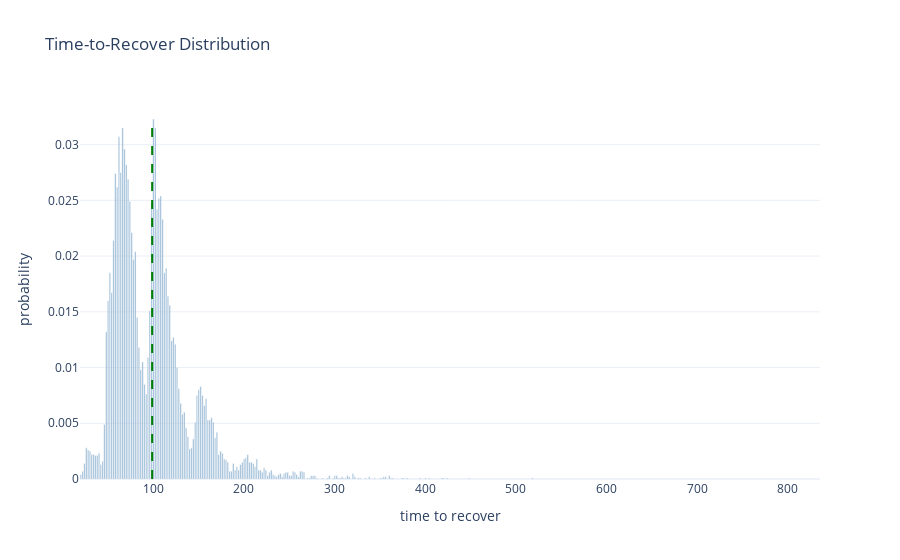
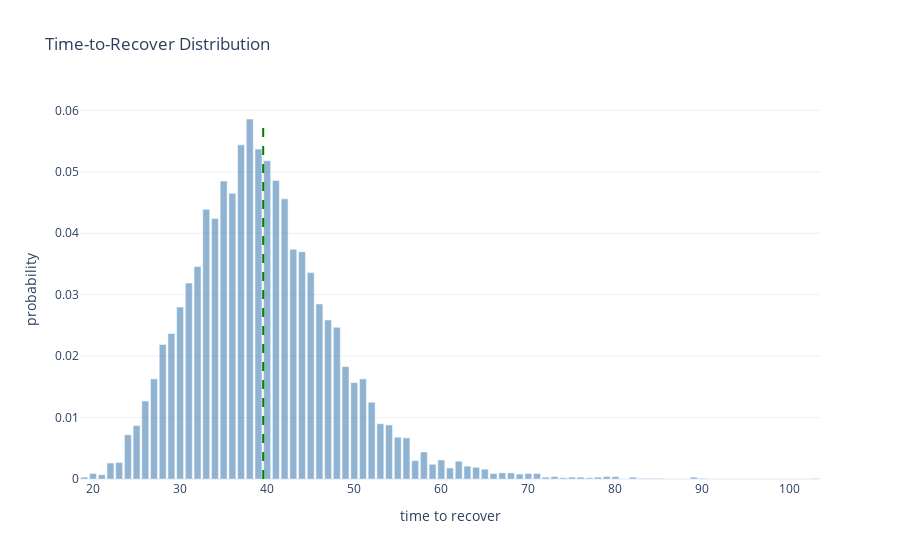
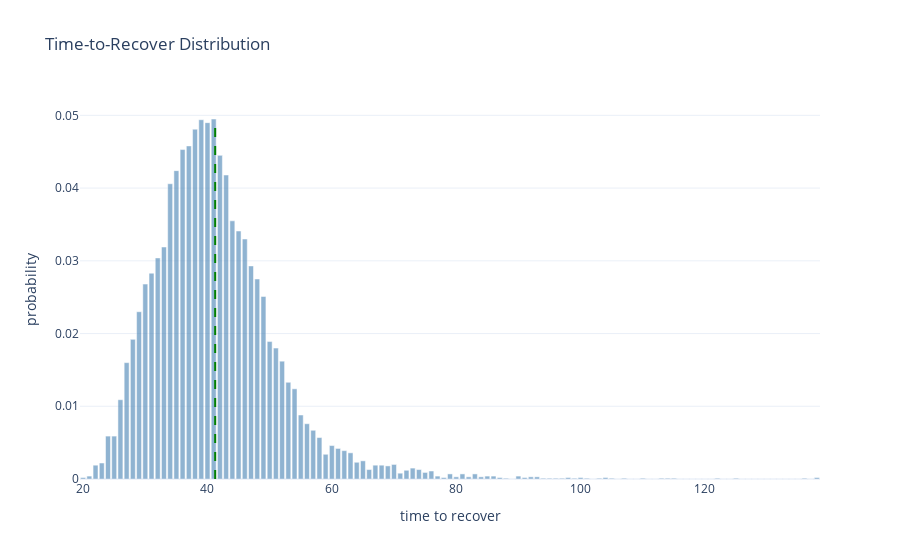
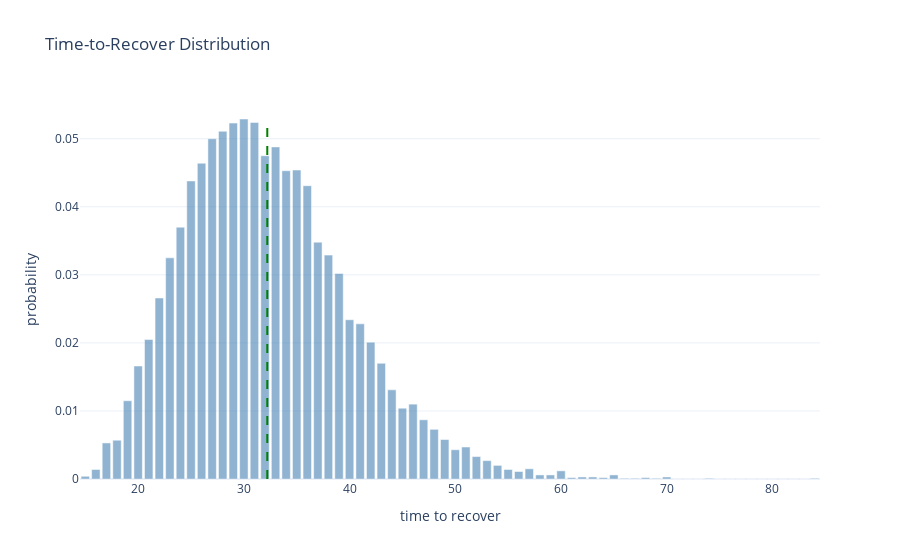

Notebook code cell kept with these figures, in order:
### Code cell
# Just restart the notebook and it will run all benchmarks again.
# Cached benchmarks are stored in memory and reused if the source file did not change.


from pprint import pprint


def compute_sha1(path):
    """Return SHA1 hash of the file's contents."""
    with open(path, "rb") as f:
        return hashlib.sha1(f.read()).hexdigest()


def load_module(name):
    """Import or reload impls.<name>."""
    full_name = "impls." + name

    if full_name in globals():
        module = importlib.reload(globals()[full_name])
    else:
        module = importlib.import_module(full_name)
        globals()[full_name] = module

    return module


def report(stats):
    render_distribution(stats)
    pprint(stats["metrics"])


# Iterate over implementation files
for file in IMPLS_DIR.glob("*.py"):
    name = file.stem

    # Skip interface and private modules
    if name == "_interface" or name.startswith("_"):
        continue

    print("Found implementation:", name)

    file_hash = compute_sha1(file)

    # If cached: check whether file changed
    if name in benchmark_cache:
        cached = benchmark_cache[name]
        cached_hash = cached["hash"]
        cached_stats = cached["stats"]

        if cached_hash == file_hash:
            print("  No changes. Using cached benchmark.")
            report(cached_stats)
            continue
        else:
            print("  File changed. Reloading and benchmarking again.")
    else:
        print("  First time seen. Benchmarking.")

    # Load/reload implementation
    module = load_module(name)

    # Require expected constructors
    if not hasattr(module, "producer_constructor") or not hasattr(
        module, "recoverer_constructor"
    ):
        print("  Missing constructors. Skipping.\n")
        continue

    N = 5
    D = 2**20
    producer_constructor = module.producer_constructor
    recoverer_constructor = module.recoverer_constructor
    D = getattr(module, "override_D", lambda _: D)(N)
    skip = getattr(module, "skip", False)

    if skip:
        print("  Marked for skip")
        continue

    # Run benchmark
    stats = visual_benchmark(
        producer_constructor,
        recoverer_constructor,
        N=N,
        D=D,
        passes=10000,
    )

    # Store into cache
    benchmark_cache[name] = {
        "hash": file_hash,
        "stats": stats,
    }

    # Render the new result
    report(stats)

### Figure 1 — Plotly figure (JSON) as saved in the notebook; plotly's stock layout.template omitted (floating-point values rounded to 4 significant figures; data arrays with more than 128 entries replaced by an {"elided": "..."} marker saying what was removed)
{"data": [{"marker": {"color": "steelblue"}, "name": "probability", "opacity": 0.6, "type": "bar", "x": {"elided": "408 float values"}, "y": {"elided": "408 float values"}}], "layout": {"shapes": [{"line": {"color": "green", "dash": "dash", "width": 2}, "type": "line", "x0": 99.06, "x1": 99.06, "y0": 0, "y1": 0.0323}], "title": {"text": "Time-to-Recover Distribution"}, "xaxis": {"title": {"text": "time to recover"}}, "yaxis": {"title": {"text": "probability"}}}}

### Figure 2 — Plotly figure (JSON) as saved in the notebook; plotly's stock layout.template omitted (floating-point values rounded to 4 significant figures)
{"data": [{"marker": {"color": "steelblue"}, "name": "probability", "opacity": 0.6, "type": "bar", "x": [19, 20, 21, 22, 23, 24, 25, 26, 27, 28, 29, 30, 31, 32, 33, 34, 35, 36, 37, 38, 39, 40, 41, 42, 43, 44, 45, 46, 47, 48, 49, 50, 51, 52, 53, 54, 55, 56, 57, 58, 59, 60, 61, 62, 63, 64, 65, 66, 67, 68, 69, 70, 71, 72, 73, 74, 75, 76, 77, 78, 79, 80, 81, 82, 83, 84, 85, 86, 87, 88, 89, 90, 91, 92, 93, 94, 95, 96, 97, 98, 99, 100, 101, 102, 103], "y": [0.0003, 0.0009, 0.0007, 0.0026, 0.0027, 0.0072, 0.0087, 0.0127, 0.0163, 0.0219, 0.0237, 0.028, 0.0319, 0.0346, 0.0439, 0.0424, 0.0485, 0.0465, 0.0544, 0.0586, 0.0537, 0.0518, 0.0486, 0.0456, 0.0374, 0.037, 0.0336, 0.0285, 0.0259, 0.0247, 0.0183, 0.0157, 0.0163, 0.0125, 0.009, 0.0088, 0.0068, 0.0067, 0.003, 0.0044, 0.0024, 0.0031, 0.0018, 0.0029, 0.0021, 0.0019, 0.0016, 0.0009, 0.001, 0.001, 0.0008, 0.0009, 0.0009, 0.0003, 0.0004, 0.0002, 0.0003, 0.0003, 0.0002, 0.0003, 0.0004, 0.0004, 0.0, 0.0003, 0.0001, 0.0001, 0.0001, 0.0, 0.0, 0.0, 0.0003, 0.0001, 0.0, 0.0, 0.0, 0.0, 0.0, 0.0, 0.0, 0.0, 0.0, 0.0, 0.0, 0.0, 0.0001]}], "layout": {"shapes": [{"line": {"color": "green", "dash": "dash", "width": 2}, "type": "line", "x0": 39.54, "x1": 39.54, "y0": 0, "y1": 0.0586}], "title": {"text": "Time-to-Recover Distribution"}, "xaxis": {"title": {"text": "time to recover"}}, "yaxis": {"title": {"text": "probability"}}}}

### Figure 3 — Plotly figure (JSON) as saved in the notebook; plotly's stock layout.template omitted (floating-point values rounded to 4 significant figures)
{"data": [{"marker": {"color": "steelblue"}, "name": "probability", "opacity": 0.6, "type": "bar", "x": [20, 21, 22, 23, 24, 25, 26, 27, 28, 29, 30, 31, 32, 33, 34, 35, 36, 37, 38, 39, 40, 41, 42, 43, 44, 45, 46, 47, 48, 49, 50, 51, 52, 53, 54, 55, 56, 57, 58, 59, 60, 61, 62, 63, 64, 65, 66, 67, 68, 69, 70, 71, 72, 73, 74, 75, 76, 77, 78, 79, 80, 81, 82, 83, 84, 85, 86, 87, 88, 89, 90, 91, 92, 93, 94, 95, 96, 97, 98, 99, 100, 101, 102, 103, 104, 105, 106, 107, 108, 109, 110, 111, 112, 113, 114, 115, 116, 117, 118, 119, 120, 121, 122, 123, 124, 125, 126, 127, 128, 129, 130, 131, 132, 133, 134, 135, 136, 137, 138], "y": [0.0002, 0.0004, 0.0019, 0.0022, 0.0059, 0.0059, 0.0109, 0.016, 0.0192, 0.023, 0.0268, 0.0283, 0.0304, 0.0319, 0.0406, 0.0424, 0.0453, 0.0458, 0.0481, 0.0494, 0.049, 0.0495, 0.0445, 0.0418, 0.0355, 0.0341, 0.033, 0.0293, 0.0275, 0.0251, 0.0189, 0.018, 0.0162, 0.0133, 0.0124, 0.0088, 0.0076, 0.0067, 0.0057, 0.0034, 0.0046, 0.0042, 0.0039, 0.0036, 0.0023, 0.0025, 0.0013, 0.0019, 0.0019, 0.0018, 0.002, 0.0008, 0.0012, 0.0015, 0.0013, 0.0009, 0.0011, 0.0004, 0.0002, 0.0007, 0.0003, 0.0007, 0.0003, 0.0007, 0.0003, 0.0004, 0.0004, 0.0002, 0.0001, 0.0, 0.0004, 0.0002, 0.0003, 0.0003, 0.0001, 0.0001, 0.0001, 0.0001, 0.0002, 0.0001, 0.0002, 0.0001, 0.0, 0.0001, 0.0002, 0.0001, 0.0, 0.0001, 0.0, 0.0, 0.0001, 0.0, 0.0, 0.0001, 0.0001, 0.0001, 0.0, 0.0, 0.0, 0.0, 0.0, 0.0, 0.0001, 0.0, 0.0, 0.0001, 0.0, 0.0, 0.0, 0.0, 0.0, 0.0, 0.0, 0.0, 0.0, 0.0, 0.0001, 0.0, 0.0002]}], "layout": {"shapes": [{"line": {"color": "green", "dash": "dash", "width": 2}, "type": "line", "x0": 41.24, "x1": 41.24, "y0": 0, "y1": 0.0495}], "title": {"text": "Time-to-Recover Distribution"}, "xaxis": {"title": {"text": "time to recover"}}, "yaxis": {"title": {"text": "probability"}}}}

### Figure 4 — Plotly figure (JSON) as saved in the notebook; plotly's stock layout.template omitted (floating-point values rounded to 4 significant figures)
{"data": [{"marker": {"color": "steelblue"}, "name": "probability", "opacity": 0.6, "type": "bar", "x": [15, 16, 17, 18, 19, 20, 21, 22, 23, 24, 25, 26, 27, 28, 29, 30, 31, 32, 33, 34, 35, 36, 37, 38, 39, 40, 41, 42, 43, 44, 45, 46, 47, 48, 49, 50, 51, 52, 53, 54, 55, 56, 57, 58, 59, 60, 61, 62, 63, 64, 65, 66, 67, 68, 69, 70, 71, 72, 73, 74, 75, 76, 77, 78, 79, 80, 81, 82, 83, 84], "y": [0.0004, 0.0014, 0.0053, 0.0057, 0.0115, 0.0166, 0.0205, 0.0266, 0.0325, 0.037, 0.0438, 0.0464, 0.05, 0.0511, 0.0523, 0.0529, 0.0524, 0.0475, 0.0488, 0.0453, 0.0454, 0.0431, 0.0348, 0.0329, 0.0302, 0.0234, 0.0228, 0.0201, 0.017, 0.0131, 0.0104, 0.011, 0.0087, 0.0073, 0.0058, 0.0043, 0.0047, 0.0033, 0.0027, 0.002, 0.0014, 0.0011, 0.0015, 0.0006, 0.0006, 0.0012, 0.0002, 0.0003, 0.0003, 0.0002, 0.0006, 0.0001, 0.0001, 0.0002, 0.0001, 0.0003, 0.0, 0.0, 0.0, 0.0001, 0.0, 0.0, 0.0, 0.0, 0.0, 0.0, 0.0, 0.0, 0.0, 0.0001]}], "layout": {"shapes": [{"line": {"color": "green", "dash": "dash", "width": 2}, "type": "line", "x0": 32.22, "x1": 32.22, "y0": 0, "y1": 0.0529}], "title": {"text": "Time-to-Recover Distribution"}, "xaxis": {"title": {"text": "time to recover"}}, "yaxis": {"title": {"text": "probability"}}}}
